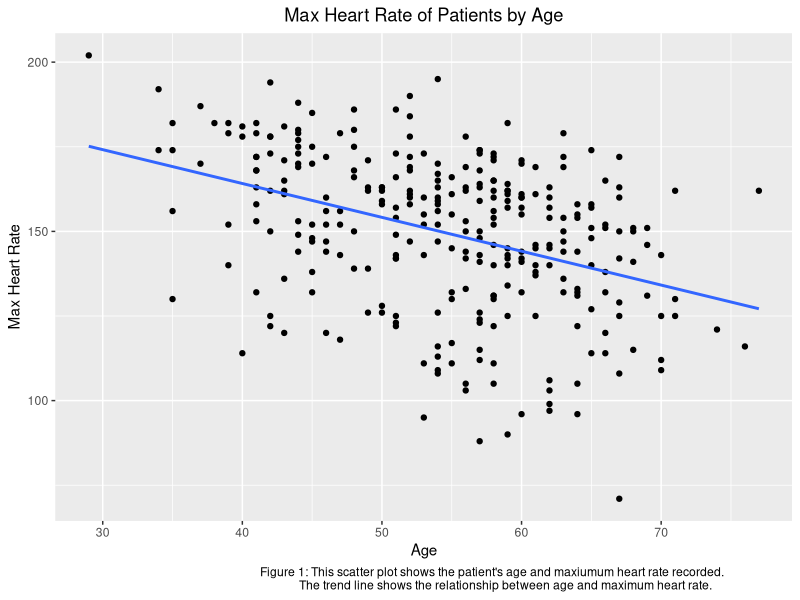
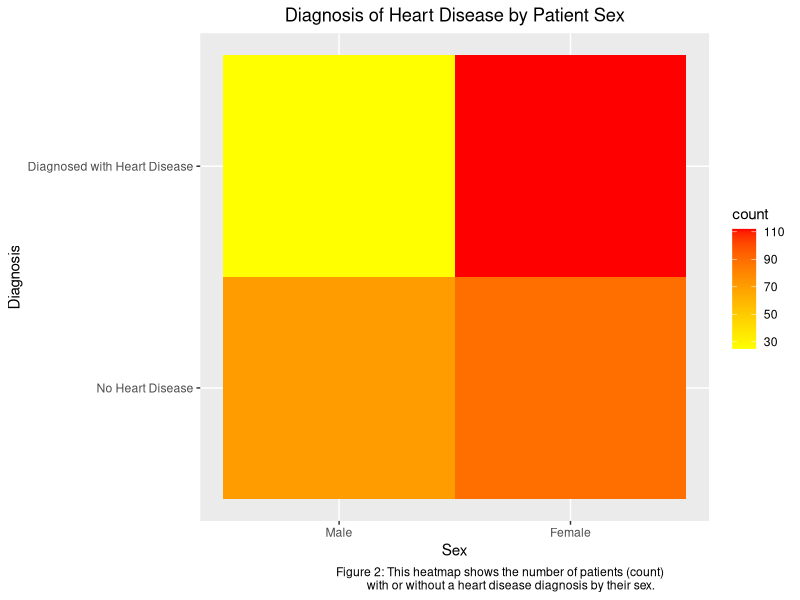
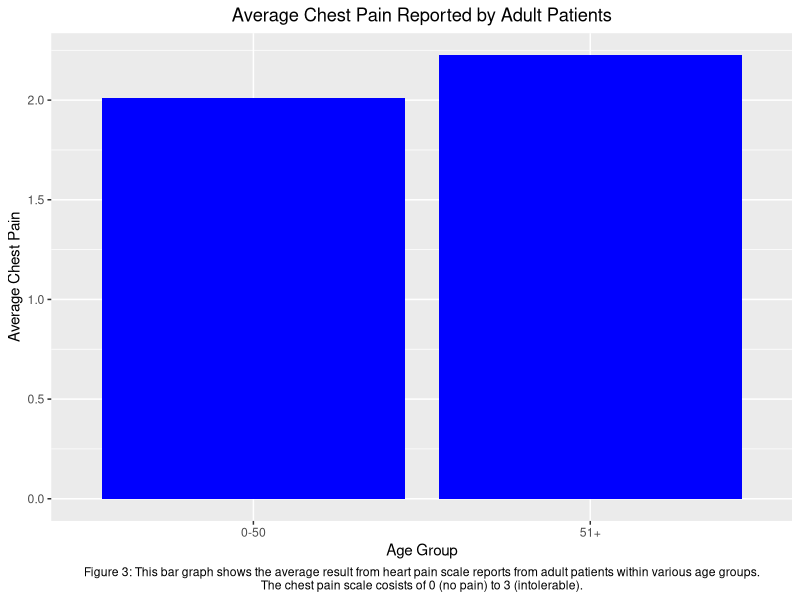
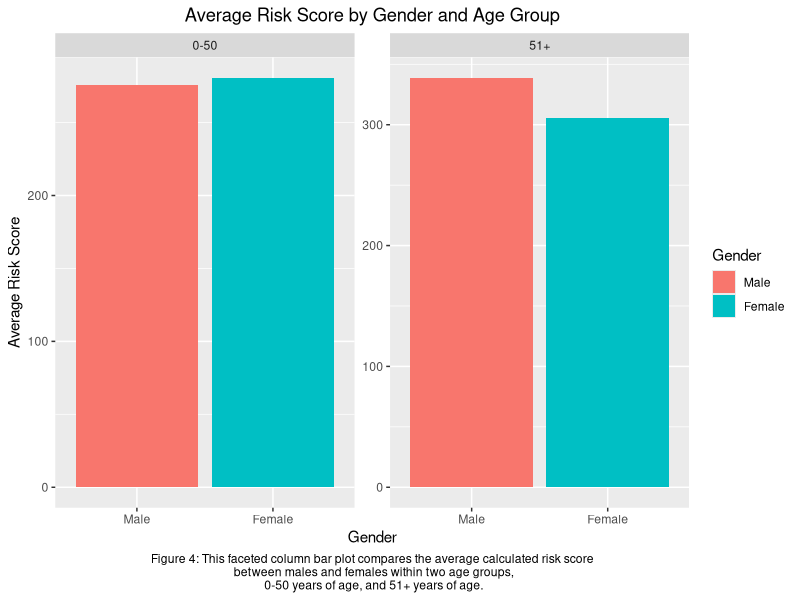

These charts were generated, in order, by the following R code:
## ---- chunk 1

library(dplyr)
library(tidyr)
library(ggplot2)

## ---- chunk 2
# Bring in the heart data

heart_df <- read.csv("heart_data.csv")

## ---- chunk 3
# Continuous Variables - age and maximum heart rate
# Make df for age and max_hr
age_max_hr_df <- select(heart_df, age, max_hr)

# Create the plot with trend line
ggplot(age_max_hr_df, aes(x = age, y = max_hr)) +
  geom_point() +
  geom_smooth(method = "lm", formula = 'y ~ x', se = FALSE) +  
  labs(x = "Age", y = "Max Heart Rate", caption = "Figure 1: This scatter plot shows the patient's age and maxiumum heart rate recorded.\n The trend line shows the relationship between age and maximum heart rate.") +
  ggtitle("Max Heart Rate of Patients by Age") +
  theme(plot.caption = element_text(hjust = 0.75)) +
  theme(plot.title = element_text(hjust = 0.5)) 
  
## ---- chunk 4
# Discrete Variables - Diagnosis and Gender

#Factor variables 

# Convert diagnosis to factor variable
heart_df$diagnosis <- factor(heart_df$diagnosis, levels = c(0, 1), labels = c("No Heart Disease", "Diagnosed with Heart Disease"))

# Convert Gender to factor variable
heart_df$gender <- factor(heart_df$gender, levels = c(0, 1), labels = c("Male", "Female"))


ggplot(heart_df, aes(x = gender, y = diagnosis)) +
  geom_bin_2d() +
  labs(x = "Sex", y = "Diagnosis", size = "Number of Patients" ) +
  labs(caption = "Figure 2: This heatmap shows the number of patients (count)\n with or without a heart disease diagnosis by their sex.") +
  ggtitle("Diagnosis of Heart Disease by Patient Sex") +
  theme(plot.caption = element_text(hjust = 0.75)) +
  theme(plot.title = element_text(hjust = 0.5)) +
  scale_fill_gradient(low = "yellow", high = "red")


## ---- chunk 5

# Create age groups

# Define the breaks for age groups
breaks1 <- c(0, 50, max(heart_df$age))

# Define labels for the age groups
labels1 <- c("0-50","51+")

# Create the age_groups column
heart_df$age_group <- cut(heart_df$age, breaks = breaks1, labels = labels1, right = TRUE)
 
# factor age group

heart_df$age_group <- factor(heart_df$age_group)


# Calculate the average chest_pain score for each age_group
average_chest_pain <- heart_df %>%
  group_by(age_group) %>%
  summarize(average_chest_pain = mean(chest_pain))

  
# Create the col bar plot
ggplot(average_chest_pain, aes(x = age_group, y = average_chest_pain)) +
  geom_col(fill = "blue") +
  labs(x = "Age Group", y = "Average Chest Pain", caption = 
"Figure 3: This bar graph shows the average result from heart pain scale reports from adult patients within various age groups.\n The chest pain scale cosists of 0 (no pain) to 3 (intolerable). ") +
  ggtitle("Average Chest Pain Reported by Adult Patients") +
  theme(plot.caption = element_text(hjust = 0.5)) + 
  theme(plot.title = element_text(hjust = 0.5)) 

## ---- chunk 6



# Create the age_groups column
heart_df$age_group <- cut(heart_df$age, breaks = breaks1, labels = labels1, right = TRUE)
 
# factor age group

heart_df$age_group <- factor(heart_df$age_group)


#make new column
heart_df <- heart_df %>% mutate(risk_score = age + chest_pain + cholesterol + st_depression)

# Calculate the average risk_score for each gender and age_group
average_risk_score <- heart_df %>%
  group_by(gender, age_group) %>%
  summarize(average_risk_score = mean(risk_score))

# Create the faceted bar plot
ggplot(average_risk_score, aes(x = gender, y = average_risk_score, fill = gender)) +
  geom_col() +
  facet_wrap(~ age_group, scales = "free") +
  labs(x = "Gender", y = "Average Risk Score", fill = "Gender", caption = "Figure 4: This faceted column bar plot compares the average calculated risk score\n between males and females within two age groups,\n 0-50 years of age, and 51+ years of age.") +
  ggtitle("Average Risk Score by Gender and Age Group") +
  theme(plot.title = element_text(hjust = 0.5)) +
  theme(plot.caption = element_text(hjust = 0.5)) 

